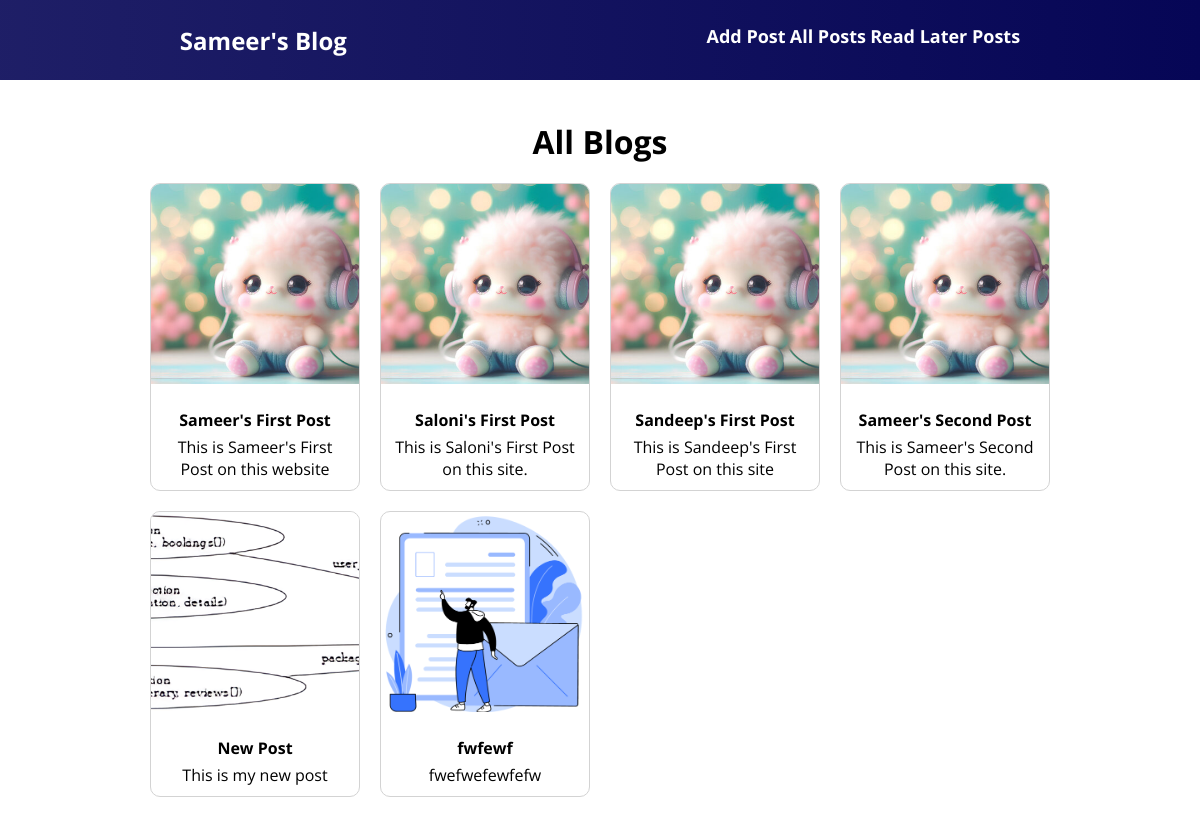
The page /posts on the database its author committed.
### blog/models.py (models this page shows, shortened)
class Post(models.Model):
  title=models.CharField(max_length=200)
  meta = models.TextField()
  image = models.ImageField(upload_to="images",null=True)
  date = models.DateTimeField(auto_now=True)
  slug = models.SlugField(db_index=True)
  content = models.TextField()
  author = models.ForeignKey(Author, on_delete=models.CASCADE, related_name="posts")
  tags = models.ManyToManyField(Tag,related_name="posts")
  def get_absolute_url(self):
      return reverse("single-post",args=[self.slug,self.id])

### blog/views.py (the view)
# urls.py: path('posts', views.Posts.as_view(), name="all-posts"),
class Posts(View):
    def get(self, request):
        try:
            all_posts = Post.objects.all()
            return render(request, "blog/posts.html", {
                "posts": all_posts
            })
        except:
            return HttpResponseServerError("Something Went Wrong!!")

### blog/templates/blog/posts.html (shortened to what this page needs)
{% extends "base.html" %}
{% load static %}
{% block css_files %}
 <link rel="stylesheet" href="{%static "blog/header.css" %}"/>
 <link rel="stylesheet" href="{%static "blog/posts.css" %}"/>
{% endblock css_files %}
{% block content %}
  {% include "blog/includes/header.html" %}
  <div class="heading-posts-container">
    <h1>All Blogs</h1>
    <div class="posts-container">
      {% for post in posts %}
        {% include "blog/includes/post_title_meta.html" %}
      {% endfor %}
    </div>
  </div>
{% endblock content %}

### blog/templates/blog/includes/post_title_meta.html
<div class="post">
  <a href="{{ post.get_absolute_url }}">
    <img src="{{post.image.url}}"/>
    <div class="post-text">
      <h4>{{post.title}}</h4>
      <p>{{post.meta}}</p>
    </div>
  </a>
</div>

### static/styles.css (style rules this page uses)
* { font-family: "Open Sans", sans-serif, "Times New Roman", Times, serif; box-sizing: border-box; padding: 0; margin: 0; }
a { text-decoration: none; color: black; }

### blog/static/blog/posts.css (style rules this page uses)
.heading-posts-container { display: flex; flex-direction: column; gap:20px; text-align: center; justify-content: center; align-items: center; padding:40px; }
.posts-container { display: grid; grid-template-columns: repeat(auto-fit,minmax(200px,1fr)); gap:20px; width: 100%; max-width: 900px; }
.post img { width:100%; height:200px; object-fit: cover; margin-bottom: 10px; }
.post-text { padding:10px; }
.post-text p { margin-top:5px; }

### rows shown on the page
Post: image (picture), title "Sameer's First Post", meta "This is Sameer's First Post on this website"
Post: image (picture), title "Saloni's First Post", meta "This is Saloni's First Post on this site."
Post: image (picture), title "Sandeep's First Post", meta "This is Sandeep's First Post on this site"
Post: image (picture), title "Sameer's Second Post", meta "This is Sameer's Second Post on this site."
Post: image (picture), title "New Post", meta "This is my new post"
Post: image (picture), title "fwfewf", meta "fwefwefewfefw"
